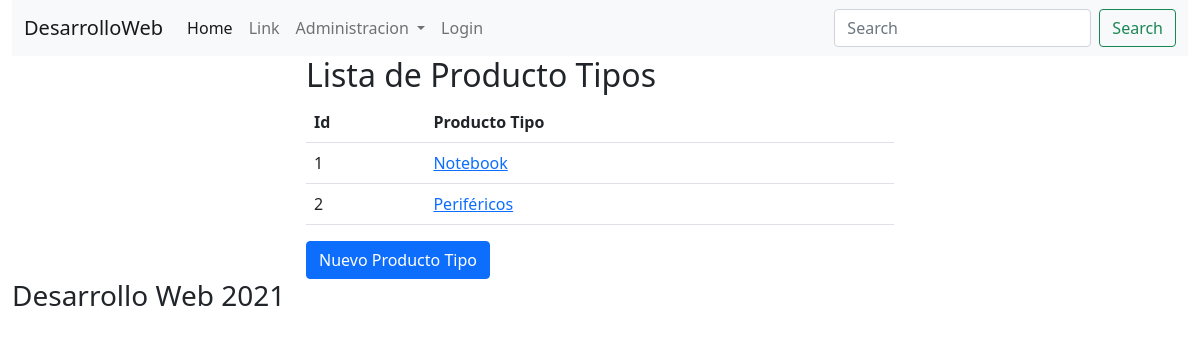
The app's page /productoTipos/index.php with its own data.
### tables this page shows
CREATE TABLE `producto_tipos` (
  `id` int NOT NULL AUTO_INCREMENT,
  `nombre` varchar(255) NOT NULL,
  PRIMARY KEY (`id`)
);

### productoTipos/index.php (the view, shortened to what this page needs)
<?php
    require('../class/conexion.php');
    $res = $mbd->query("SELECT id, nombre FROM producto_tipos ORDER BY nombre");
    $tipos = $res->fetchall();
?>
<!DOCTYPE html>
<html lang="en">
<head>
    <link href="https://cdn.jsdelivr.net/npm/bootstrap@5.0.0-beta3/dist/css/bootstrap.min.css" rel="stylesheet">
</head>
<body>
    <div class="container-fluid">
        <header>
            <?php include('../partials/menu.php'); ?>
        </header>
        <section>
            <div class="col-md-6 offset-md-3">
                <h2>Lista de Producto Tipos</h2>
                <?php if(isset($tipos) && count($tipos)): ?>
                    <table class="table table-hover">
                        <tr>
                            <th>Id</th>
                            <th>Producto Tipo</th>
                        </tr>
                        <?php foreach($tipos as $tipo): ?>
                            <tr>
                                <td> <?php echo $tipo['id']; ?> </td>
                                <td>
                                    <a href="show.php?id=<?php echo $tipo['id']; ?>">
                                        <?php echo $tipo['nombre']; ?>
                                    </a>
                                </td>
                            </tr>
                        <?php endforeach; ?>
                    </table>
                <?php else: ?>
                    <p class="text-info">
                        No hay producto tipos registrados
                    </p>
                <?php endif; ?>
                <a href="add.php" class="btn btn-primary"> Nuevo Producto Tipo </a>
            </div>
        </section>
        <footer>
            <h3>Desarrollo Web 2021</h3>
        </footer>
    </div>
</body>
</html>

### records on screen
producto_tipos: id "1", nombre "Notebook"
producto_tipos: id "2", nombre "Periféricos"
